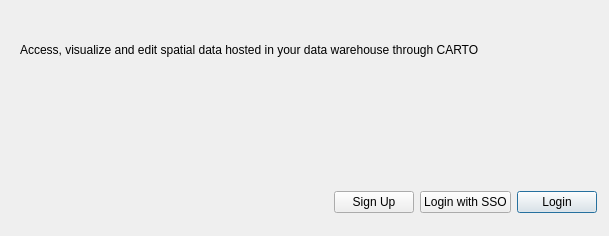
<?xml version="1.0" encoding="UTF-8"?>
<ui version="4.0">
 <class>Dialog</class>
 <widget class="QDialog" name="Dialog">
  <property name="geometry">
   <rect>
    <x>0</x>
    <y>0</y>
    <width>609</width>
    <height>236</height>
   </rect>
  </property>
  <property name="windowTitle">
   <string>Authorize CARTO</string>
  </property>
  <layout class="QVBoxLayout" name="verticalLayout">
   <property name="leftMargin">
    <number>0</number>
   </property>
   <property name="topMargin">
    <number>0</number>
   </property>
   <property name="rightMargin">
    <number>0</number>
   </property>
   <item>
    <widget class="QLabel" name="labelLogo">
     <property name="text">
      <string/>
     </property>
    </widget>
   </item>
   <item>
    <spacer name="verticalSpacer">
     <property name="orientation">
      <enum>Qt::Vertical</enum>
     </property>
     <property name="sizeType">
      <enum>QSizePolicy::Fixed</enum>
     </property>
     <property name="sizeHint" stdset="0">
      <size>
       <width>20</width>
       <height>20</height>
      </size>
     </property>
    </spacer>
   </item>
   <item>
    <layout class="QHBoxLayout" name="horizontalLayout_2">
     <item>
      <spacer name="horizontalSpacer_2">
       <property name="orientation">
        <enum>Qt::Horizontal</enum>
       </property>
       <property name="sizeType">
        <enum>QSizePolicy::Fixed</enum>
       </property>
       <property name="sizeHint" stdset="0">
        <size>
         <width>20</width>
         <height>20</height>
        </size>
       </property>
      </spacer>
     </item>
     <item>
      <widget class="QLabel" name="label_login">
       <property name="text">
        <string>Access, visualize and edit spatial data hosted in your data warehouse through CARTO</string>
       </property>
       <property name="alignment">
        <set>Qt::AlignLeading|Qt::AlignLeft|Qt::AlignVCenter</set>
       </property>
       <property name="wordWrap">
        <bool>true</bool>
       </property>
       <property name="margin">
        <number>12</number>
       </property>
      </widget>
     </item>
    </layout>
   </item>
   <item>
    <spacer name="verticalSpacer_2">
     <property name="orientation">
      <enum>Qt::Vertical</enum>
     </property>
     <property name="sizeType">
      <enum>QSizePolicy::MinimumExpanding</enum>
     </property>
     <property name="sizeHint" stdset="0">
      <size>
       <width>20</width>
       <height>65</height>
      </size>
     </property>
    </spacer>
   </item>
   <item>
    <layout class="QHBoxLayout" name="horizontalLayout" stretch="0,0,0,0">
     <property name="rightMargin">
      <number>12</number>
     </property>
     <property name="bottomMargin">
      <number>12</number>
     </property>
     <item>
      <spacer name="horizontalSpacer">
       <property name="orientation">
        <enum>Qt::Horizontal</enum>
       </property>
       <property name="sizeHint" stdset="0">
        <size>
         <width>40</width>
         <height>20</height>
        </size>
       </property>
      </spacer>
     </item>
     <item>
      <widget class="QPushButton" name="btnSignup">
       <property name="text">
        <string>Sign Up</string>
       </property>
      </widget>
     </item>
     <item>
      <widget class="QPushButton" name="btnLoginSSO">
       <property name="text">
        <string>Login with SSO</string>
       </property>
      </widget>
     </item>
     <item>
      <widget class="QPushButton" name="btnLogin">
       <property name="text">
        <string>Login</string>
       </property>
       <property name="default">
        <bool>true</bool>
       </property>
      </widget>
     </item>
    </layout>
   </item>
  </layout>
 </widget>
 <resources/>
 <connections/>
</ui>
